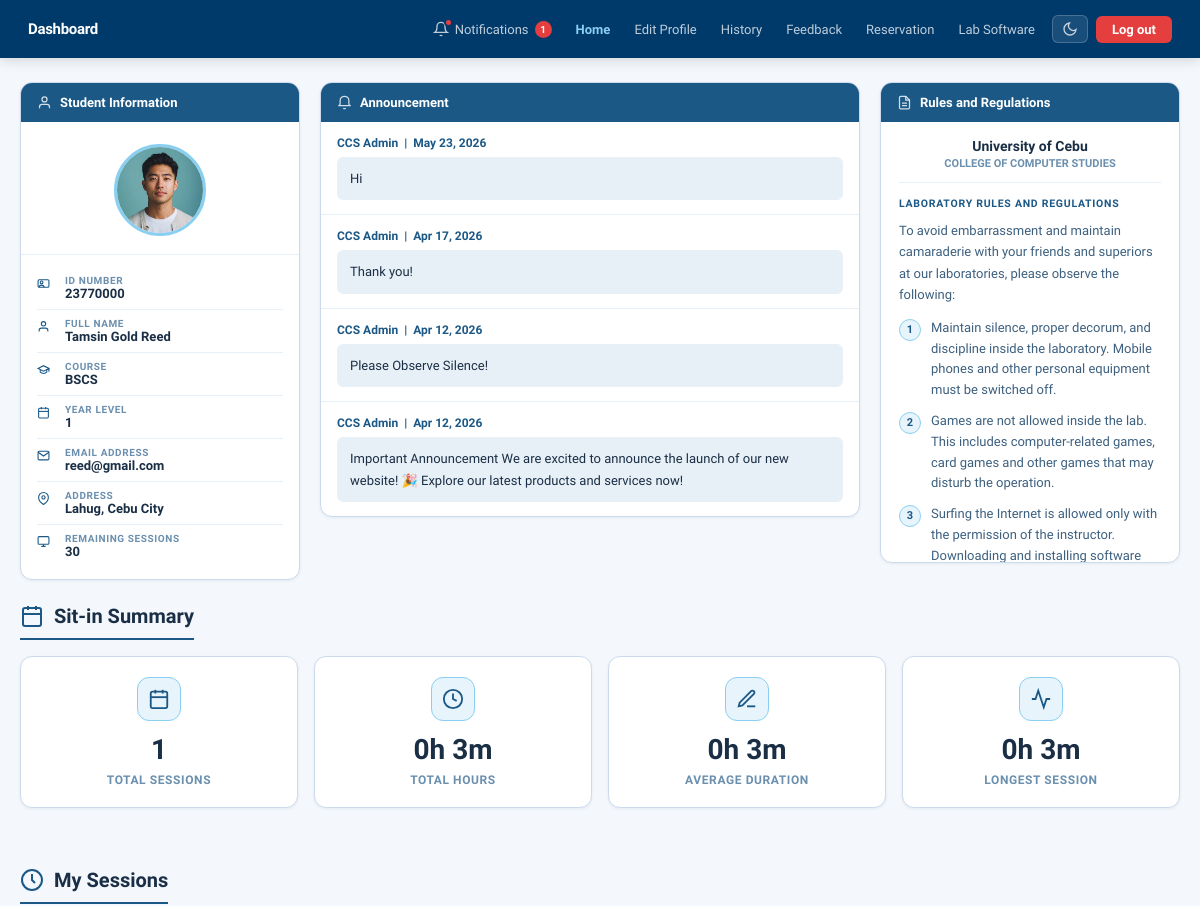
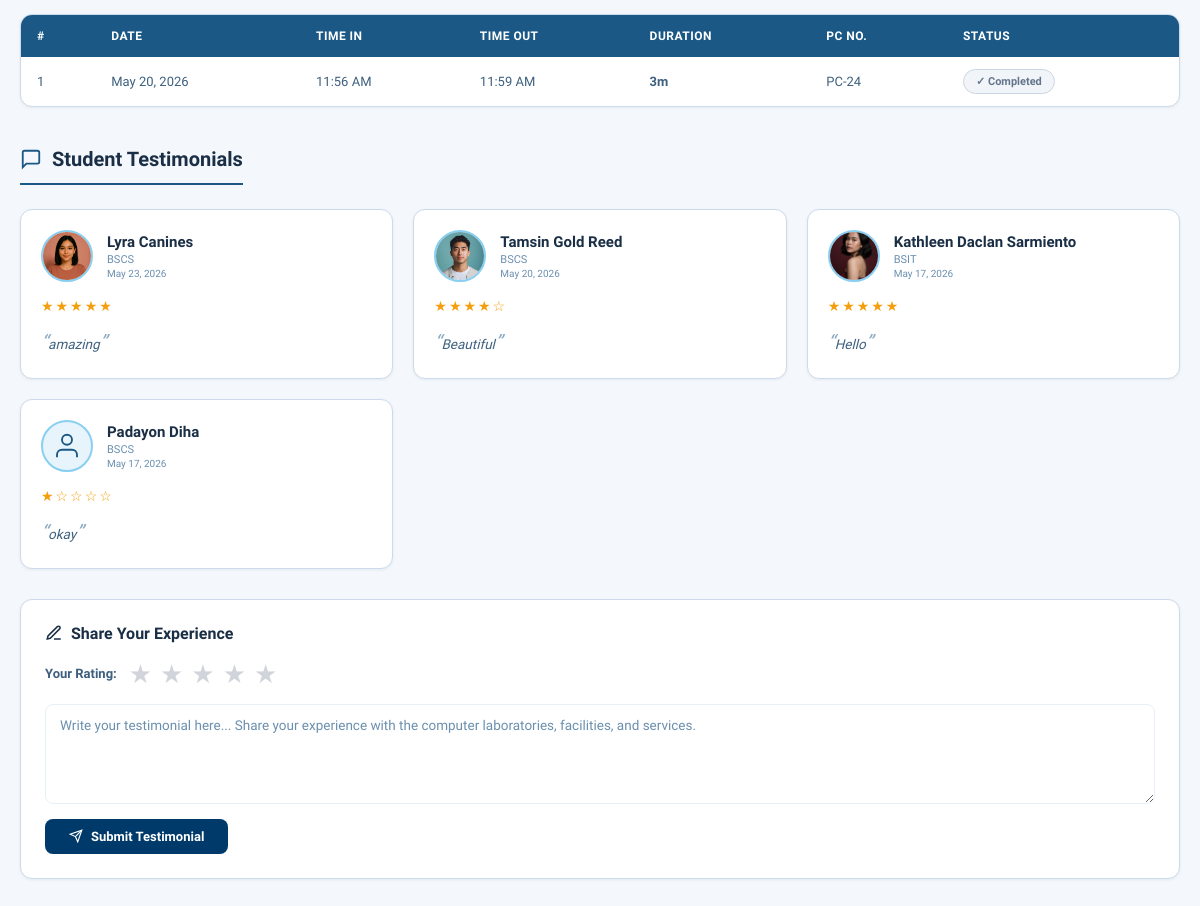
The page /Homepage.php (signed in) on the database its author committed (2 pictures, top to bottom).
### tables this page shows
CREATE TABLE `notifications` (
  `id` int(11) NOT NULL,
  `student_id` int(11) NOT NULL,
  `message` text NOT NULL,
  `is_read` tinyint(1) DEFAULT 0,
  `created_at` timestamp NOT NULL DEFAULT current_timestamp()
);

CREATE TABLE `announcements` (
  `id` int(11) NOT NULL,
  `admin_name` varchar(100) NOT NULL DEFAULT 'CCS Admin',
  `content` text DEFAULT NULL,
  `created_at` timestamp NOT NULL DEFAULT current_timestamp()
);

CREATE TABLE `sit_in_history` (
  `id` int(11) NOT NULL,
  `student_id` int(11) DEFAULT NULL,
  `id_number` varchar(20) NOT NULL,
  `fullname` varchar(255) NOT NULL,
  `sit_purpose` varchar(255) NOT NULL,
  `laboratory` varchar(50) NOT NULL,
  `login_time` time DEFAULT NULL,
  `logout_time` time DEFAULT NULL,
  `date` date NOT NULL,
  `created_at` timestamp NOT NULL DEFAULT current_timestamp(),
  `session_at_login` int(11) DEFAULT NULL,
  `session_at_logout` int(11) DEFAULT NULL,
  `sessions_used` int(11) DEFAULT 1,
  `is_walkin` tinyint(4) DEFAULT 0,
  `pc_number` varchar(20) DEFAULT NULL
);

CREATE TABLE `testimonials` (
  `id` int(11) NOT NULL,
  `student_id` int(11) NOT NULL,
  `fullname` varchar(255) NOT NULL,
  `course` varchar(100) DEFAULT '',
  `message` text NOT NULL,
  `rating` tinyint(1) DEFAULT 5,
  `created_at` timestamp NOT NULL DEFAULT current_timestamp(),
  `profile_photo` varchar(255) DEFAULT NULL,
  `is_hidden` tinyint(1) DEFAULT 0
);

### homepage.php (the view, shortened to what the rows shown need)
<?php
require_once 'db.php';
$student_id = (int)$_SESSION['student_id'];
$announcements = $pdo->query("SELECT * FROM announcements ORDER BY created_at DESC")->fetchAll();
try {
    $columns = $pdo->query("SHOW COLUMNS FROM sit_in_history")->fetchAll(PDO::FETCH_COLUMN);
    $hasPcNumber = in_array('pc_number', $columns);
    if ($hasPcNumber) {
        $sitin_rows = $pdo->prepare("SELECT id, login_time, logout_time, date, laboratory, sit_purpose, pc_number FROM sit_in_history WHERE student_id = ? ORDER BY date DESC, login_time DESC");
    } else {
        $sitin_rows = $pdo->prepare("SELECT id, login_time, logout_time, date, laboratory, sit_purpose FROM sit_in_history WHERE student_id = ? ORDER BY date DESC, login_time DESC");
    }
    $sitin_rows->execute([$student_id]);
    $sitin_records = $sitin_rows->fetchAll();
} catch (Exception $e) {
    $sitin_records = [];
}
try {
    $pdo->exec("CREATE TABLE IF NOT EXISTS testimonials (
        id          INT AUTO_INCREMENT PRIMARY KEY,
        student_id  INT NOT NULL,
        fullname    VARCHAR(255) NOT NULL,
        course      VARCHAR(100) DEFAULT '',
        message     TEXT NOT NULL,
        rating      TINYINT(1) DEFAULT 5,
        profile_photo VARCHAR(255) DEFAULT NULL,
        created_at  TIMESTAMP DEFAULT CURRENT_TIMESTAMP,
        FOREIGN KEY (student_id) REFERENCES students(id) ON DELETE CASCADE
    )");
} catch (Exception $e) {}
try { $pdo->exec("ALTER TABLE testimonials ADD COLUMN is_hidden TINYINT(1) DEFAULT 0"); } catch(Exception $e){}
$testimonials = $pdo->query("SELECT * FROM testimonials WHERE is_hidden = 0 OR is_hidden IS NULL ORDER BY created_at DESC LIMIT 20")->fetchAll();
try {
    $notif_stmt = $pdo->prepare("SELECT id, message, is_read, created_at FROM notifications WHERE student_id = ? ORDER BY created_at DESC LIMIT 30");
    $notif_stmt->execute([$student_id]);
    $notifications = $notif_stmt->fetchAll();
} catch (PDOException $e) {
    $notifications = [];
}
$unread_count = count(array_filter($notifications, fn($n) => $n['is_read'] == 0));
?>
<!DOCTYPE html>
<html lang="en">
<head>
</head>
<body>
<nav>
  <div class="nav-links">
    <div class="notif-wrap">
      <button class="notif-btn" onclick="toggleNotif()" id="notifBtn">
        <span class="bell-wrap">
          <svg viewBox="0 0 24 24" width="16" height="16" fill="none" stroke="currentColor" stroke-width="2">
            <path d="M18 8A6 6 0 0 0 6 8c0 7-3 9-3 9h18s-3-2-3-9"/>
            <path d="M13.73 21a2 2 0 0 1-3.46 0"/>
          </svg>
          <span class="red-dot" id="redDot" style="<?= $unread_count > 0 ? '' : 'display:none;' ?>"></span>
        </span>
        Notifications
        <span class="notif-badge <?= $unread_count > 0 ? 'show' : '' ?>" id="notifBadge">
          <?= $unread_count > 0 ? ($unread_count > 99 ? '99+' : $unread_count) : '' ?>
        </span>
      </button>
    </div>
  </div>
</nav>
<div class="dashboard">
  <div class="card">
    <div class="card-head">
      <h2>Student Information</h2>
    </div>
  </div>
  <div class="card">
    <div class="card-head">
      <h2>Announcement</h2>
    </div>
    <div class="ann-scroll">
      <?php if ($announcements): ?>
        <?php foreach ($announcements as $ann): ?>
        <div class="ann-item">
          <div class="ann-meta"><?= htmlspecialchars($ann['Admin_name'] ?? 'CCS Admin') ?> &nbsp;|&nbsp; <?= date('M d, Y', strtotime($ann['created_at'])) ?></div>
          <?php if (!empty($ann['content'])): ?>
            <div class="ann-bubble"><?= nl2br(htmlspecialchars($ann['content'])) ?></div>
          <?php else: ?>
            <div class="ann-empty">No content provided.</div>
          <?php endif; ?>
        </div>
        <?php endforeach; ?>
      <?php else: ?>
        <div class="ann-item"><div class="ann-empty" style="padding:16px;">No announcements yet.</div></div>
      <?php endif; ?>
    </div>
  </div>
  <div class="card">
    <div class="card-head">
      <h2>Rules and Regulations</h2>
    </div>
  </div>
</div>
<div class="section-header">
  <h2>
    <svg viewBox="0 0 24 24"><rect x="3" y="4" width="18" height="18" rx="2"/><line x1="16" y1="2" x2="16" y2="6"/><line x1="8" y1="2" x2="8" y2="6"/><line x1="3" y1="10" x2="21" y2="10"/></svg>
    Sit-in Summary
  </h2>
</div>
<div class="section-header">
  <h2>
    <svg viewBox="0 0 24 24"><path d="M12 8v4l3 3M12 22c5.523 0 10-4.477 10-10S17.523 2 12 2 2 6.477 2 12s4.477 10 10 10z"/><path d="M12 6v2"/></svg>
    My Sessions
  </h2>
</div>
<div class="sessions-section">
  <div class="sessions-card">
    <div class="sessions-table-wrapper">
      <table class="sessions-table">
        <thead>
          <tr>
            <th>#</th>
            <th>Date</th>
            <th>Time In</th>
            <th>Time Out</th>
            <th>Duration</th>
            <th>PC No.</th>
            <th>Status</th>
          </tr>
        </thead>
        <tbody id="sessionsTableBody">
          <?php if ($sitin_records && count($sitin_records) > 0): $i=0; foreach ($sitin_records as $r): $i++;
            $duration = '—';
            if (!empty($r['login_time']) && !empty($r['logout_time'])) {
                $loginStr  = $r['login_time'];
                $logoutStr = $r['logout_time'];
                if (!empty($r['date'])) {
                    if (strlen($loginStr) <= 8)  $loginStr  = $r['date'] . ' ' . $loginStr;
                    if (strlen($logoutStr) <= 8) $logoutStr = $r['date'] . ' ' . $logoutStr;
                }
                $login_ts  = strtotime($loginStr);
                $logout_ts = strtotime($logoutStr);
                if ($login_ts && $logout_ts && $logout_ts > $login_ts) {
                    $mins = ($logout_ts - $login_ts) / 60;
                    $dh = floor($mins / 60);
                    $dm = (int)round($mins % 60);
                    $duration = ($dh > 0 ? $dh.'h ' : '') . $dm . 'm';
                }
            }
            $isActive = empty($r['logout_time']);
            $pcNumber = isset($r['pc_number']) && !empty($r['pc_number']) ? htmlspecialchars($r['pc_number']) : '—';
          ?>
          <tr data-session-id="<?= $r['id'] ?>">
            <td><?= $i ?></td>
            <td><?= !empty($r['date']) ? date('M d, Y', strtotime($r['date'])) : '—' ?></td>
            <td class="login-time"><?= !empty($r['login_time']) ? date('h:i A', strtotime(strlen($r['login_time'])<=8&&!empty($r['date'])?$r['date'].' '.$r['login_time']:$r['login_time'])) : '—' ?></td>
            <td class="logout-time"><?= !empty($r['logout_time']) ? date('h:i A', strtotime(strlen($r['logout_time'])<=8&&!empty($r['date'])?$r['date'].' '.$r['logout_time']:$r['logout_time'])) : '—' ?></td>
            <td class="duration-cell"><?= $duration ?></td>
            <td class="pc-number"><?= $pcNumber ?></td>
            <td>
              <?php if ($isActive): ?>
                <span class="status-badge active">● Active</span>
              <?php else: ?>
                <span class="status-badge done">✓ Completed</span>
              <?php endif; ?>
            </td>
          </tr>
          <?php endforeach; else: ?>
          <tr><td colspan="7" class="empty-table">No sit-in sessions recorded yet.</td></tr>
          <?php endif; ?>
        </tbody>
      </table>
    </div>
  </div>
</div>
<div class="testimonials-section">
  <div class="testimonials-header"><h2><svg viewBox="0 0 24 24"><path d="M21 15a2 2 0 0 1-2 2H7l-4 4V5a2 2 0 0 1 2-2h14a2 2 0 0 1 2 2z"/></svg>Student Testimonials</h2></div>
  <?php if ($testimonials): ?>
  <div class="testimonials-grid">
    <?php foreach ($testimonials as $t): ?>
    <div class="testimonial-card">
      <div class="testimonial-profile">
        <div class="testimonial-avatar">
          <?php if (!empty($t['profile_photo']) && file_exists('uploads/profiles/'.$t['profile_photo'])): ?>
            <img src="uploads/profiles/<?= htmlspecialchars($t['profile_photo']) ?>" alt="Profile">
          <?php else: ?>
            <svg viewBox="0 0 24 24" fill="none" stroke="currentColor" stroke-width="1.5"><path d="M20 21v-2a4 4 0 0 0-4-4H8a4 4 0 0 0-4 4v2"/><circle cx="12" cy="7" r="4"/></svg>
          <?php endif; ?>
        </div>
        <div class="testimonial-info">
          <div class="testimonial-name"><?= htmlspecialchars($t['fullname']) ?></div>
          <div class="testimonial-course"><?= htmlspecialchars($t['course']) ?></div>
          <div class="testimonial-date"><?= date('M d, Y', strtotime($t['created_at'])) ?></div>
        </div>
      </div>
      <div class="testimonial-stars"><?= str_repeat('★', (int)$t['rating']) . str_repeat('☆', 5 - (int)$t['rating']) ?></div>
      <div class="testimonial-message"><?= htmlspecialchars($t['message']) ?></div>
    </div>
    <?php endforeach; ?>
  </div>
  <?php else: ?>
  <div class="empty-table" style="background:var(--card-bg);border-radius:var(--radius-lg);border:1px solid var(--card-border);margin-bottom:30px;">No testimonials yet. Be the first to share your experience!</div>
  <?php endif; ?>
</div>
</body>
</html>

### rows shown on the page
notifications: is_read "1"
announcements: Admin_name "CCS Admin", created_at "May 23, 2026", content "Hi"
announcements: Admin_name "CCS Admin", created_at "Apr 17, 2026", content "Thank you!"
announcements: Admin_name "CCS Admin", created_at "Apr 12, 2026", content "Please Observe Silence!"
announcements: Admin_name "CCS Admin", created_at "Apr 12, 2026", content "Important Announcement We are excited to announce the launch of our new website! 🎉 Explore our latest products and services now!"
sit_in_history: date "May 20, 2026", login_time+date "11:56 AM", logout_time+date "11:59 AM", duration "3m", pc_number "PC-24", shows "✓ Completed"
testimonials: profile_photo (picture), fullname "Lyra Canines", course "BSCS", created_at "May 23, 2026", rating "★★★★★", message "amazing"
testimonials: profile_photo (picture), fullname "Tamsin Gold Reed", course "BSCS", created_at "May 20, 2026", rating "★★★★", rating "☆", message "Beautiful"
testimonials: profile_photo (picture), fullname "Kathleen Daclan Sarmiento", course "BSIT", created_at "May 17, 2026", rating "★★★★★", message "Hello"
testimonials: fullname "Padayon Diha", course "BSCS", created_at "May 17, 2026", rating "★", rating "☆☆☆☆", message "okay"

### other values the page prints
$_SESSION['id_number'] "23770000"
$_SESSION['fullname'] "Tamsin Gold Reed"
$_SESSION['course'] "BSCS"
$_SESSION['year_level'] "1"
$_SESSION['email'] "reed@gmail.com"
$_SESSION['address'] "Lahug, Cebu City"
$_SESSION['session'] "30"
$total_sessions "1"
$total_hours_h "0"
$total_hours_m "3"
$avg_h "0"
$avg_m "3"
$long_h "0"
$long_m "3"
